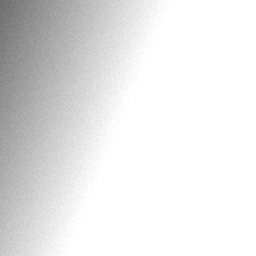
#> input picture img/cover.png, 256 x 256 px
$ python gen_lsb_figures.py
#> lines starting #> are read from the running program, lines starting #| are printed output that depends on the picture; after the words box and inside, x2 and y2 are one past the last pixel; in counts of white or black regions, pixels touching at a corner belong together
# -*- coding: utf-8 -*-
"""为第 3 章(LSB 隐写与统计指纹)生成真实数据驱动的可视化图。

数据: img/cover.png (项目演示载体)。用朴素 LSB 替换嵌入随机比特, 生成含密图。
内容:
  - lsb_cover_stego  : 载体 | 含密 | 放大差异(|cover-stego|*255) | LSB 平面
  - lsb_pixel_level  : 一小块真实像素值 嵌入前后 对比, 高亮被翻转的 LSB
  - img010           : 相邻灰度对 (2i,2i+1) 频数, 干净 vs 嵌入后(拉平)
  - img011           : Gn / 卡方统计量 / 隐写概率 三道证据, 干净 vs 含密

输出: teaching/web/{zh,en}/assets/*.png (双语标签)
用法: python teaching/gen_lsb_figures.py
"""
from __future__ import annotations
import os
import numpy as np
from PIL import Image
import matplotlib
matplotlib.use("Agg")
import matplotlib.pyplot as plt
from matplotlib import font_manager

ROOT = os.path.dirname(os.path.dirname(os.path.abspath(__file__)))
ZH = os.path.join(ROOT, "teaching", "web", "zh", "assets")
EN = os.path.join(ROOT, "teaching", "web", "en", "assets")
COVER = os.path.join(ROOT, "img", "cover.png")
os.makedirs(ZH, exist_ok=True); os.makedirs(EN, exist_ok=True)

_avail = {f.name for f in font_manager.fontManager.ttflist}
for _c in ["Microsoft YaHei", "SimHei", "DengXian", "SimSun"]:
    if _c in _avail:
        plt.rcParams["font.family"] = [_c, "DejaVu Sans"]; break
plt.rcParams["axes.unicode_minus"] = False
plt.rcParams["savefig.bbox"] = "tight"
plt.rcParams["figure.dpi"] = 150
plt.rcParams["savefig.dpi"] = 150
ACCENT, WARM, GREEN, GREY = "#1f77b4", "#d62728", "#2ca02c", "#7f7f7f"

L = {
    "zh": {
        "cover_stego_title": "图 3-1  肉眼看几乎一模一样, 但差异放大与 LSB 位平面会露出端倪",
        "cs": ["① 载体 cover (原图)", "② 含密 stego (LSB 藏随机比特)",
               "③ 差异放大 ×255: 改了 {:.1%} 像素", "④ cover 的 LSB 位平面(本就近似噪声)"],
        "pixel_title": "图 3-2  像素级对比: 只是个别像素的 LSB 变了 0↔1, 灰度几乎不变",
        "px": ["① 原图这一小块", "② 藏了比特后", "③ 这一小块改动: {}/{} 像素"],
        "hist_title": "图 3-3  LSB 替换把相邻灰度对的奇偶频数拉平",
        "clean": "干净图", "embedded": "嵌入后",
        "hist_x": "灰度相邻对 (2i, 2i+1)", "hist_ylabel": "偶值占比 2i / (2i + 2i+1)",
        "hist_note": "干净图奇偶明显不齐(偏离 0.5) → 嵌入后被拉平(向 0.5 靠拢)",
        "bar_title": "图 3-4  三道证据对照：RS 缺口塌缩（基于真实数据）",
        "bar_cats": ["Gn (RS)", "卡方统计量", "隐写概率"],
        "bar_clean": "干净", "bar_stego": "含密",
        "bar_x": "统计量", "bar_y_left": "Gn / 隐写概率 (0~1)", "bar_y_right": "卡方统计量 (对数)",
        "bar_note": "含密图(粉)的 Gn 明显塌缩、卡方统计量下降、隐写概率升高——这就是三道判据的合力",
    },
    "en": {
        "cover_stego_title": "Fig. 3-1  Almost identical to the eye, but the amplified difference and LSB plane reveal the trace",
        "cs": ["(1) cover (original)", "(2) stego (random bits in LSB)",
               "(3) difference x255: {:.1%} pixels changed", "(4) cover's LSB plane (already noiselike)"],
        "pixel_title": "Fig. 3-2  Pixel-level comparison: only a few LSB bits flipped 0<->1, gray barely changes",
        "px": ["(1) original patch", "(2) after embedding", "(3) changes here: {}/{} pixels"],
        "hist_title": "Fig. 3-3  LSB replacement flattens the even/odd balance of adjacent gray pairs",
        "clean": "clean", "embedded": "embedded",
        "hist_x": "gray-level pair (2i, 2i+1)", "hist_ylabel": "share of the even value 2i",
        "hist_note": "clean pairs are uneven (away from 0.5) -> flattened after embedding (toward 0.5)",
        "bar_title": "Fig. 3-4  Three lines of evidence: the RS gap collapses (real data)",
        "bar_cats": ["Gn (RS)", "chi-square stat", "stego prob"],
        "bar_clean": "clean", "bar_stego": "stego",
        "bar_x": "statistic", "bar_y_left": "Gn / stego prob (0-1)", "bar_y_right": "chi-square stat (log)",
        "bar_note": "the stego (pink) has a collapsed Gn, lower chi-square statistic, higher stego probability - the combined pull of three clues",
    },
}


def setstyle():
    for s in ["seaborn-v0_8-whitegrid", "seaborn-whitegrid", "ggplot"]:
        try:
            plt.style.use(s); break
        except Exception:
            continue
    for _c in ["Microsoft YaHei", "SimHei", "DengXian", "SimSun"]:
        if _c in _avail:
            plt.rcParams["font.family"] = "sans-serif"
            plt.rcParams["font.sans-serif"] = [_c, "DejaVu Sans"]
            plt.rcParams["font.family"] = [_c, "DejaVu Sans"]; break


def out(name, lang):
    p = os.path.join(ZH if lang == "zh" else EN, name)
    plt.savefig(p)
    plt.close("all")
    print(f"  [ok] {lang}/{name}  {os.path.getsize(p)//1024} KB")


def load_cover():
    im = Image.open(COVER)
#> im is the input picture: PIL image 256x256 L; min 105, max 255, mean 230.4
    if im.mode != "L":
        im = im.convert("L")
    a = np.asarray(im, np.uint8)
    if a.size == 0:
        raise RuntimeError("cover.png empty")
    return a


def lsb_replace(cover, rng, ratio=0.5):
#> called with ratio = 0.5
    stego = cover.copy().astype(np.uint8)
    flat = stego.ravel()
    n = flat.size
#> n = 65536
    idx = rng.choice(n, size=int(n * ratio), replace=False)
    flat[idx] = (flat[idx] & 0xFE) | rng.integers(0, 2, idx.size)
    return stego.reshape(cover.shape)


# [5 lines left out: function pair_counts, not called in this run]


def fig_cover_stego(cover, stego, lang):
    diff = np.abs(cover.astype(int) - stego.astype(int))
    lsb_clean = (cover & 1) * 255
    S = L[lang]
    fig, axes = plt.subplots(1, 4, figsize=(15.5, 4.4))
    plt.rcParams["image.interpolation"] = "nearest"
    axes[0].imshow(cover, cmap="gray", vmin=0, vmax=255)
    axes[0].set_title(S["cs"][0], fontsize=9)
    axes[1].imshow(stego, cmap="gray", vmin=0, vmax=255)
    axes[1].set_title(S["cs"][1], fontsize=9)
    axes[2].imshow(diff * 255, cmap="hot", vmin=0, vmax=255)
    axes[2].set_title(S["cs"][2].format(int((diff > 0).sum()) / diff.size), fontsize=9)
    axes[3].imshow(lsb_clean, cmap="gray", vmin=0, vmax=255)
    axes[3].set_title(S["cs"][3], fontsize=9)
    for ax in axes:
        ax.axis("off")
    fig.suptitle(S["cover_stego_title"], fontsize=11)
    fig.tight_layout(rect=[0, 0, 1, 0.90])
    out("lsb_cover_stego.png", lang)


# [101 lines left out: functions fig_pixel_level, pair_balance, fig_hist_pairs, fig_stego_bars, not called in this run]


def main():
    setstyle()
    cover = load_cover()
    rng = np.random.default_rng(0)
    stego = lsb_replace(cover, rng, ratio=0.5)
    print("cover", cover.shape, "改成", int(np.sum(cover != stego)), "像素")
#| cover (256, 256) 改成 16343 像素
    for lang in ("zh", "en"):
        fig_cover_stego(cover, stego, lang)
        fig_pixel_level(cover, stego, lang)
        fig_hist_pairs(cover, stego, lang)
        fig_stego_bars(cover, stego, lang)
#> this loop made 1 pass
#> pass 1, in fig_cover_stego, `diff = np.abs(cover.astype(int) - stego.astype(int))`:
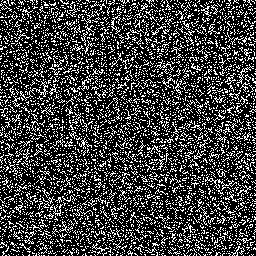
#> diff: shape (256, 256) int64; values 0 (black) and 1 (white), 24.9% white in thin lines or dots
#> pass 1, in fig_cover_stego, `lsb_clean = (cover & 1) * 255`:
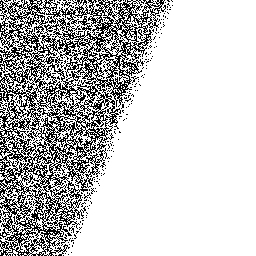
#> lsb_clean: shape (256, 256); 77.1% white; black in thin lines or dots, all inside (x1, y1, x2, y2) = (0, 0, 173, 256)
#> pass 1, in out, `plt.savefig(p)`:
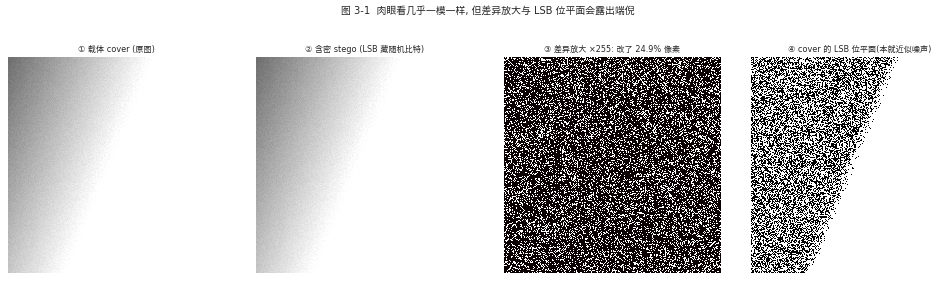
#> figure drawn by matplotlib, 4 panels
    print("完成 → ", ZH)


if __name__ == "__main__":
#> (the run stopped early here; a loop or call above may not have finished)
